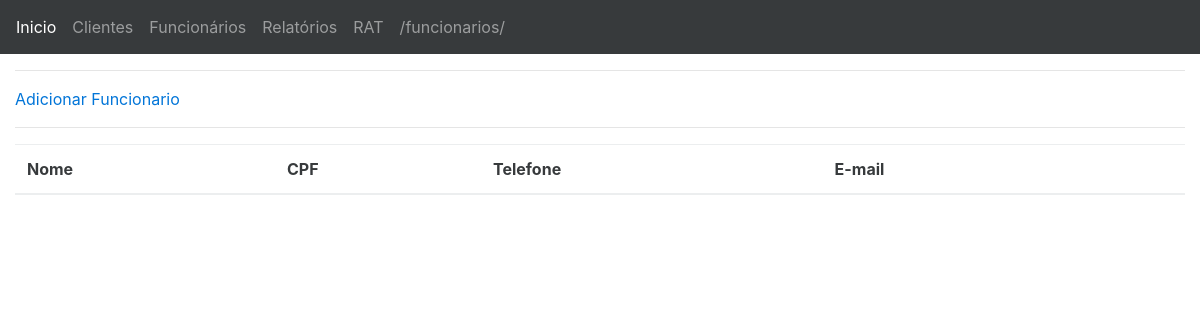
The app's page /funcionarios/, older data.
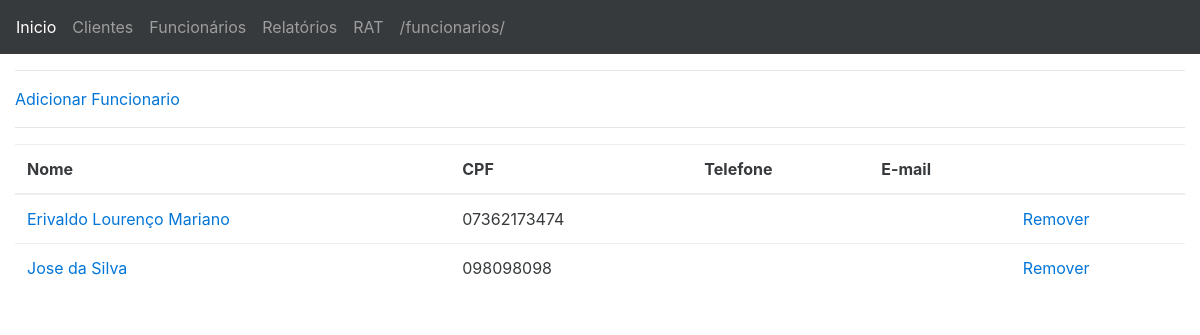
The same page, newer data.
### app_funcionario/models.py (models this page shows, shortened)
class Funcionario(models.Model):
    nome = models.CharField(max_length=100)
    cpf = models.CharField(max_length=100)
    foto = models.ImageField(upload_to='fotos')

### app_funcionario/views.py (the view)
# urls.py: url(r'^funcionarios/', include('app_funcionario.urls')),
def funcionarios(request):
    funcionarios = Funcionario.objects.all()
    return render(request,'funcionarios.html',{
                'funcionarios': funcionarios,
                })

### app_funcionario/templates/funcionarios.html (shortened to what this page needs)
{% extends "base.html" %}
{% block content %}
<hr>
<a href="/funcionarios/add_funcionario">Adicionar Funcionario</a>
<hr>
<table class="table">
	<thead>
		<tr>
			<th>Nome</th>
			<th>CPF</th>
			<th>Telefone</th>
			<th>E-mail</th>
			<th></th>
		</tr>
	</thead>
	<tbody>
		{%for funcionario in funcionarios%}
		<tr>
			<td><a href="/funcionarios/{{funcionario.id}}/info_funcionario">{{funcionario.nome}}</a></td>
			<td>{{funcionario.cpf}}</td>
			<td>{{funcionario.contato.telefone}}</td>
			<td>{{funcionario.contato.email}}</td>
			<td><a href="/funcionarios/{{funcionario.id}}/delete_funcionario">Remover</a></td>
		</tr>
		{% endfor %}
	</tbody>
</table>
{% endblock %}

Row changes from the older to the newer data that the page shows:
added Funcionario: nome "Erivaldo Lourenço Mariano", cpf "07362173474"
added Funcionario: nome "Jose da Silva", cpf "098098098"
